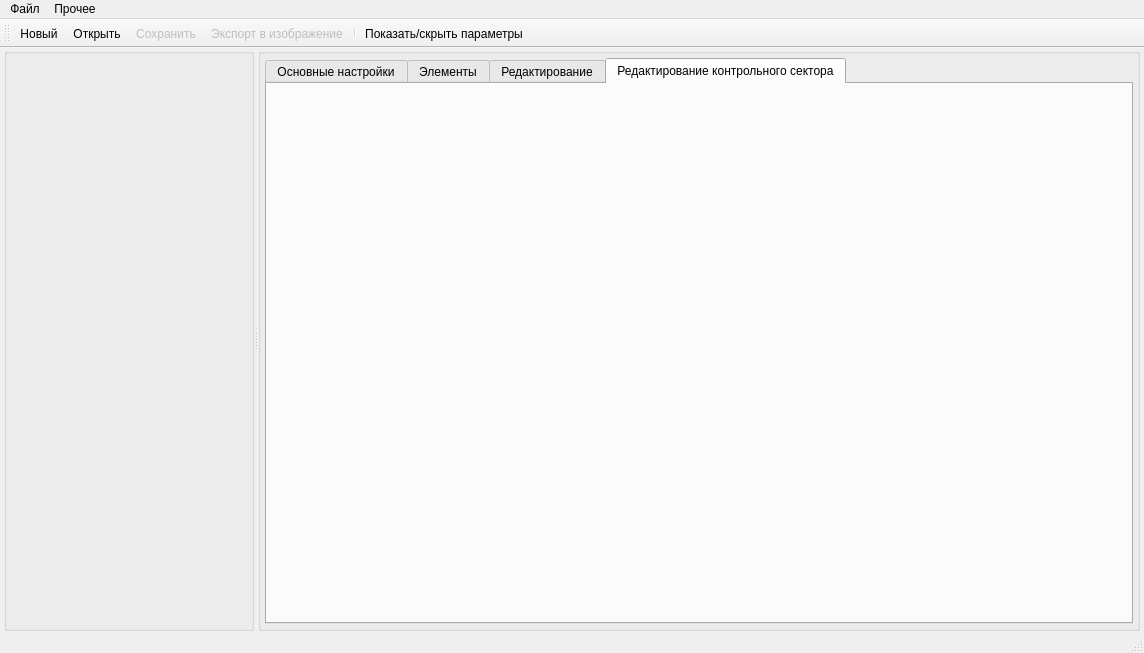
<?xml version="1.0" encoding="UTF-8"?>
<ui version="4.0">
 <class>MainWindow</class>
 <widget class="QMainWindow" name="MainWindow">
  <property name="windowModality">
   <enum>Qt::NonModal</enum>
  </property>
  <property name="enabled">
   <bool>true</bool>
  </property>
  <property name="geometry">
   <rect>
    <x>0</x>
    <y>0</y>
    <width>1144</width>
    <height>653</height>
   </rect>
  </property>
  <property name="sizePolicy">
   <sizepolicy hsizetype="Expanding" vsizetype="Expanding">
    <horstretch>0</horstretch>
    <verstretch>0</verstretch>
   </sizepolicy>
  </property>
  <property name="minimumSize">
   <size>
    <width>0</width>
    <height>0</height>
   </size>
  </property>
  <property name="windowTitle">
   <string>Автоматизация ИД</string>
  </property>
  <property name="styleSheet">
   <string notr="true"/>
  </property>
  <widget class="QWidget" name="centralwidget">
   <layout class="QHBoxLayout" name="horizontalLayout">
    <property name="leftMargin">
     <number>4</number>
    </property>
    <property name="topMargin">
     <number>0</number>
    </property>
    <property name="rightMargin">
     <number>4</number>
    </property>
    <property name="bottomMargin">
     <number>0</number>
    </property>
    <item>
     <widget class="QSplitter" name="centralwidget_splitter">
      <property name="orientation">
       <enum>Qt::Horizontal</enum>
      </property>
      <widget class="QGroupBox" name="gb_center">
       <property name="sizePolicy">
        <sizepolicy hsizetype="Preferred" vsizetype="Preferred">
         <horstretch>0</horstretch>
         <verstretch>0</verstretch>
        </sizepolicy>
       </property>
       <property name="minimumSize">
        <size>
         <width>250</width>
         <height>0</height>
        </size>
       </property>
       <property name="flat">
        <bool>false</bool>
       </property>
       <property name="checkable">
        <bool>false</bool>
       </property>
       <layout class="QVBoxLayout" name="verticalLayout" stretch="1">
        <property name="leftMargin">
         <number>4</number>
        </property>
        <property name="topMargin">
         <number>4</number>
        </property>
        <property name="rightMargin">
         <number>4</number>
        </property>
        <property name="bottomMargin">
         <number>4</number>
        </property>
        <item>
         <widget class="ImageWidget" name="imagewidget" native="true">
          <property name="enabled">
           <bool>true</bool>
          </property>
         </widget>
        </item>
       </layout>
      </widget>
      <widget class="QGroupBox" name="gb_right">
       <property name="sizePolicy">
        <sizepolicy hsizetype="Preferred" vsizetype="Preferred">
         <horstretch>0</horstretch>
         <verstretch>0</verstretch>
        </sizepolicy>
       </property>
       <property name="minimumSize">
        <size>
         <width>300</width>
         <height>0</height>
        </size>
       </property>
       <layout class="QVBoxLayout" name="verticalLayout_2">
        <property name="leftMargin">
         <number>4</number>
        </property>
        <property name="topMargin">
         <number>4</number>
        </property>
        <property name="rightMargin">
         <number>4</number>
        </property>
        <property name="bottomMargin">
         <number>4</number>
        </property>
        <item>
         <widget class="QTabWidget" name="tabw_right">
          <property name="currentIndex">
           <number>3</number>
          </property>
          <property name="documentMode">
           <bool>false</bool>
          </property>
          <widget class="QWidget" name="tab_general">
           <attribute name="title">
            <string>Основные настройки</string>
           </attribute>
           <layout class="QVBoxLayout" name="verticalLayout_5">
            <property name="spacing">
             <number>6</number>
            </property>
            <property name="leftMargin">
             <number>9</number>
            </property>
            <property name="topMargin">
             <number>9</number>
            </property>
            <property name="rightMargin">
             <number>9</number>
            </property>
            <property name="bottomMargin">
             <number>9</number>
            </property>
            <item>
             <widget class="QScrollArea" name="sa_general">
              <property name="frameShape">
               <enum>QFrame::NoFrame</enum>
              </property>
              <property name="horizontalScrollBarPolicy">
               <enum>Qt::ScrollBarAlwaysOff</enum>
              </property>
              <property name="widgetResizable">
               <bool>true</bool>
              </property>
              <widget class="QWidget" name="sa_general_contents">
               <property name="geometry">
                <rect>
                 <x>0</x>
                 <y>0</y>
                 <width>847</width>
                 <height>519</height>
                </rect>
               </property>
               <layout class="QVBoxLayout" name="verticalLayout_8">
                <property name="spacing">
                 <number>4</number>
                </property>
                <property name="leftMargin">
                 <number>0</number>
                </property>
                <property name="topMargin">
                 <number>0</number>
                </property>
                <property name="rightMargin">
                 <number>0</number>
                </property>
                <property name="bottomMargin">
                 <number>0</number>
                </property>
               </layout>
              </widget>
             </widget>
            </item>
           </layout>
          </widget>
          <widget class="QWidget" name="tab_elements">
           <attribute name="title">
            <string>Элементы</string>
           </attribute>
           <layout class="QVBoxLayout" name="verticalLayout_3">
            <property name="spacing">
             <number>6</number>
            </property>
            <item>
             <widget class="QSplitter" name="splitter">
              <property name="orientation">
               <enum>Qt::Vertical</enum>
              </property>
              <widget class="QWidget" name="verticalLayoutWidget">
               <layout class="QVBoxLayout" name="vl_nodes">
                <property name="spacing">
                 <number>4</number>
                </property>
               </layout>
              </widget>
              <widget class="QWidget" name="verticalLayoutWidget_2">
               <layout class="QVBoxLayout" name="vl_connections">
                <property name="spacing">
                 <number>4</number>
                </property>
               </layout>
              </widget>
             </widget>
            </item>
           </layout>
          </widget>
          <widget class="QWidget" name="tab_editor">
           <attribute name="title">
            <string>Редактирование</string>
           </attribute>
           <layout class="QVBoxLayout" name="verticalLayout_7" stretch="0">
            <property name="spacing">
             <number>9</number>
            </property>
            <property name="leftMargin">
             <number>9</number>
            </property>
            <property name="topMargin">
             <number>9</number>
            </property>
            <property name="rightMargin">
             <number>9</number>
            </property>
            <property name="bottomMargin">
             <number>9</number>
            </property>
            <item>
             <widget class="QScrollArea" name="editor_scrollarea">
              <property name="frameShape">
               <enum>QFrame::NoFrame</enum>
              </property>
              <property name="horizontalScrollBarPolicy">
               <enum>Qt::ScrollBarAlwaysOff</enum>
              </property>
              <property name="widgetResizable">
               <bool>true</bool>
              </property>
              <widget class="QWidget" name="editor_scrollarea_contents">
               <property name="geometry">
                <rect>
                 <x>0</x>
                 <y>0</y>
                 <width>847</width>
                 <height>519</height>
                </rect>
               </property>
               <layout class="QVBoxLayout" name="verticalLayout_4">
                <property name="spacing">
                 <number>6</number>
                </property>
                <property name="leftMargin">
                 <number>0</number>
                </property>
                <property name="topMargin">
                 <number>0</number>
                </property>
                <property name="rightMargin">
                 <number>0</number>
                </property>
                <property name="bottomMargin">
                 <number>0</number>
                </property>
               </layout>
              </widget>
             </widget>
            </item>
           </layout>
          </widget>
          <widget class="QWidget" name="tab_control">
           <attribute name="title">
            <string>Редактирование контрольного сектора</string>
           </attribute>
           <layout class="QVBoxLayout" name="verticalLayout_6">
            <item>
             <layout class="QFormLayout" name="fl_control"/>
            </item>
           </layout>
          </widget>
         </widget>
        </item>
       </layout>
      </widget>
     </widget>
    </item>
   </layout>
  </widget>
  <widget class="QMenuBar" name="menu_bar">
   <property name="geometry">
    <rect>
     <x>0</x>
     <y>0</y>
     <width>1144</width>
     <height>22</height>
    </rect>
   </property>
   <widget class="QMenu" name="menu_file">
    <property name="title">
     <string>Файл</string>
    </property>
    <addaction name="action_new"/>
    <addaction name="action_open"/>
    <addaction name="separator"/>
    <addaction name="action_save"/>
    <addaction name="action_saveas"/>
    <addaction name="separator"/>
    <addaction name="action_export_to_image"/>
   </widget>
   <widget class="QMenu" name="menu">
    <property name="title">
     <string>Прочее</string>
    </property>
    <addaction name="action_parameters"/>
    <addaction name="action_edit_cable_lists"/>
    <addaction name="separator"/>
    <addaction name="action_settings"/>
   </widget>
   <addaction name="menu_file"/>
   <addaction name="menu"/>
  </widget>
  <widget class="QToolBar" name="tb_main">
   <property name="enabled">
    <bool>true</bool>
   </property>
   <property name="windowTitle">
    <string>Панель инструментов</string>
   </property>
   <property name="movable">
    <bool>true</bool>
   </property>
   <property name="allowedAreas">
    <set>Qt::AllToolBarAreas</set>
   </property>
   <property name="orientation">
    <enum>Qt::Horizontal</enum>
   </property>
   <property name="iconSize">
    <size>
     <width>32</width>
     <height>24</height>
    </size>
   </property>
   <property name="toolButtonStyle">
    <enum>Qt::ToolButtonIconOnly</enum>
   </property>
   <property name="floatable">
    <bool>false</bool>
   </property>
   <attribute name="toolBarArea">
    <enum>TopToolBarArea</enum>
   </attribute>
   <attribute name="toolBarBreak">
    <bool>false</bool>
   </attribute>
   <addaction name="action_new"/>
   <addaction name="action_open"/>
   <addaction name="action_save"/>
   <addaction name="action_export_to_image"/>
   <addaction name="separator"/>
   <addaction name="action_parameters"/>
  </widget>
  <widget class="QStatusBar" name="status_bar">
   <property name="sizeGripEnabled">
    <bool>true</bool>
   </property>
  </widget>
  <action name="action_new">
   <property name="icon">
    <iconset theme="document-new" resource="../resources.qrc">
     <normaloff>:/white-icons/resources/white-icons/add-file.svg</normaloff>:/white-icons/resources/white-icons/add-file.svg</iconset>
   </property>
   <property name="text">
    <string>Новый</string>
   </property>
   <property name="shortcut">
    <string>Ctrl+N</string>
   </property>
  </action>
  <action name="action_open">
   <property name="icon">
    <iconset resource="../resources.qrc">
     <normaloff>:/white-icons/resources/white-icons/open.svg</normaloff>:/white-icons/resources/white-icons/open.svg</iconset>
   </property>
   <property name="text">
    <string>Открыть</string>
   </property>
   <property name="shortcut">
    <string>Ctrl+O</string>
   </property>
  </action>
  <action name="action_saveas">
   <property name="enabled">
    <bool>false</bool>
   </property>
   <property name="icon">
    <iconset resource="../resources.qrc">
     <normaloff>:/white-icons/resources/white-icons/save.svg</normaloff>:/white-icons/resources/white-icons/save.svg</iconset>
   </property>
   <property name="text">
    <string>Сохранить как</string>
   </property>
   <property name="shortcut">
    <string>Ctrl+Shift+S</string>
   </property>
  </action>
  <action name="action_save">
   <property name="enabled">
    <bool>false</bool>
   </property>
   <property name="icon">
    <iconset resource="../resources.qrc">
     <normaloff>:/white-icons/resources/white-icons/save.svg</normaloff>:/white-icons/resources/white-icons/save.svg</iconset>
   </property>
   <property name="text">
    <string>Сохранить</string>
   </property>
  </action>
  <action name="action_zoomin">
   <property name="enabled">
    <bool>false</bool>
   </property>
   <property name="icon">
    <iconset resource="../resources.qrc">
     <normaloff>:/white-icons/resources/white-icons/zoom-in.svg</normaloff>:/white-icons/resources/white-icons/zoom-in.svg</iconset>
   </property>
   <property name="text">
    <string>Увеличить</string>
   </property>
   <property name="shortcut">
    <string>Ctrl++</string>
   </property>
   <property name="menuRole">
    <enum>QAction::TextHeuristicRole</enum>
   </property>
  </action>
  <action name="action_zoomout">
   <property name="enabled">
    <bool>false</bool>
   </property>
   <property name="icon">
    <iconset resource="../resources.qrc">
     <normaloff>:/white-icons/resources/white-icons/zoom-out.svg</normaloff>:/white-icons/resources/white-icons/zoom-out.svg</iconset>
   </property>
   <property name="text">
    <string>Уменьшить</string>
   </property>
   <property name="toolTip">
    <string>Уменьшить</string>
   </property>
   <property name="shortcut">
    <string>Ctrl+-</string>
   </property>
   <property name="menuRole">
    <enum>QAction::TextHeuristicRole</enum>
   </property>
  </action>
  <action name="action_edit_variables">
   <property name="enabled">
    <bool>false</bool>
   </property>
   <property name="icon">
    <iconset resource="../resources.qrc">
     <normaloff>:/white-icons/resources/white-icons/text-editor.svg</normaloff>:/white-icons/resources/white-icons/text-editor.svg</iconset>
   </property>
   <property name="text">
    <string>Редактор переменных</string>
   </property>
   <property name="iconText">
    <string>Редактор переменных</string>
   </property>
   <property name="toolTip">
    <string>Редактор переменных</string>
   </property>
  </action>
  <action name="action_zoomfitpage">
   <property name="checkable">
    <bool>true</bool>
   </property>
   <property name="enabled">
    <bool>false</bool>
   </property>
   <property name="icon">
    <iconset resource="../resources.qrc">
     <normaloff>:/white-icons/resources/white-icons/zoom-fit-width.svg</normaloff>:/white-icons/resources/white-icons/zoom-fit-width.svg</iconset>
   </property>
   <property name="text">
    <string>По ширине</string>
   </property>
   <property name="menuRole">
    <enum>QAction::TextHeuristicRole</enum>
   </property>
  </action>
  <action name="action_export_to_image">
   <property name="enabled">
    <bool>false</bool>
   </property>
   <property name="icon">
    <iconset resource="../resources.qrc">
     <normaloff>:/white-icons/resources/white-icons/export.svg</normaloff>:/white-icons/resources/white-icons/export.svg</iconset>
   </property>
   <property name="text">
    <string>Экспорт в изображение</string>
   </property>
  </action>
  <action name="action_edit_templates">
   <property name="enabled">
    <bool>false</bool>
   </property>
   <property name="icon">
    <iconset resource="../resources.qrc">
     <normaloff>:/white-icons/resources/white-icons/template.svg</normaloff>:/white-icons/resources/white-icons/template.svg</iconset>
   </property>
   <property name="text">
    <string>Редактор шаблонов</string>
   </property>
   <property name="menuRole">
    <enum>QAction::TextHeuristicRole</enum>
   </property>
  </action>
  <action name="action_edit_composition">
   <property name="enabled">
    <bool>false</bool>
   </property>
   <property name="icon">
    <iconset resource="../resources.qrc">
     <normaloff>:/white-icons/resources/white-icons/items-tree.svg</normaloff>:/white-icons/resources/white-icons/items-tree.svg</iconset>
   </property>
   <property name="text">
    <string>Редактор состава ИД</string>
   </property>
   <property name="menuRole">
    <enum>QAction::TextHeuristicRole</enum>
   </property>
  </action>
  <action name="action_clear_trash">
   <property name="icon">
    <iconset resource="../resources.qrc">
     <normaloff>:/white-icons/resources/white-icons/trash.svg</normaloff>:/white-icons/resources/white-icons/trash.svg</iconset>
   </property>
   <property name="text">
    <string>Очистка от мусора</string>
   </property>
  </action>
  <action name="action_edit_cable_lists">
   <property name="icon">
    <iconset>
     <normaloff>:/white-icons/resources/white-icons/list.svg</normaloff>:/white-icons/resources/white-icons/list.svg</iconset>
   </property>
   <property name="text">
    <string>Список кабелей</string>
   </property>
  </action>
  <action name="action_parameters">
   <property name="checkable">
    <bool>true</bool>
   </property>
   <property name="icon">
    <iconset resource="../resources.qrc">
     <normaloff>:/white-icons/resources/white-icons/show-properties.svg</normaloff>:/white-icons/resources/white-icons/show-properties.svg</iconset>
   </property>
   <property name="text">
    <string>Показать/скрыть параметры</string>
   </property>
  </action>
  <action name="light_action">
   <property name="text">
    <string>Светлая</string>
   </property>
  </action>
  <action name="dark_action">
   <property name="text">
    <string>Тёмная</string>
   </property>
  </action>
  <action name="action_settings">
   <property name="icon">
    <iconset>
     <normaloff>:/white-icons/resources/white-icons/settings.svg</normaloff>:/white-icons/resources/white-icons/settings.svg</iconset>
   </property>
   <property name="text">
    <string>Настройки</string>
   </property>
   <property name="shortcut">
    <string>Ctrl+,</string>
   </property>
  </action>
 </widget>
 <customwidgets>
  <customwidget>
   <class>ImageWidget</class>
   <extends>QWidget</extends>
   <header>package/controllers/imagewidget</header>
   <container>1</container>
  </customwidget>
 </customwidgets>
 <resources>
  <include location="../resources.qrc"/>
 </resources>
 <connections/>
</ui>
